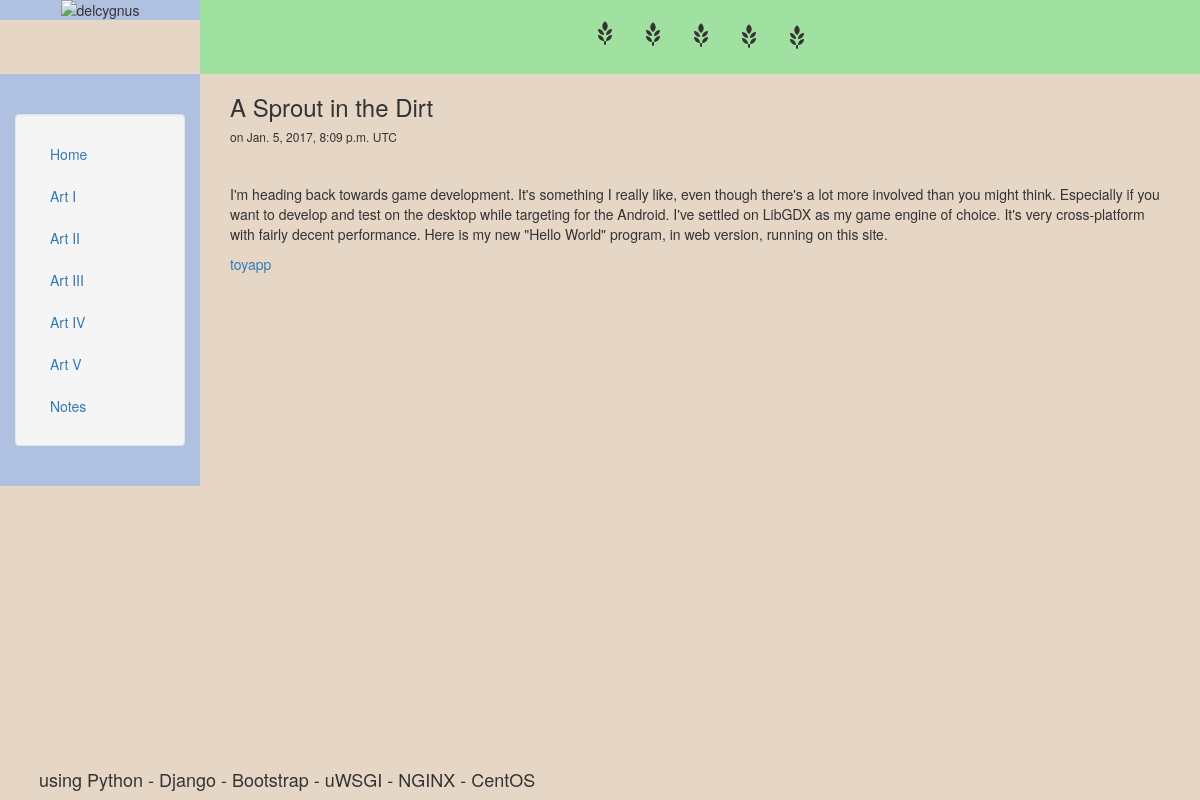
The page /notes/3 on the database its author committed.
### notesapp/models.py (models this page shows, shortened)
class NotesDB( models.Model ) :
    title = models.CharField( max_length=80 )
    text = models.TextField( )
    created_at = models.DateTimeField( auto_now_add=True )
    modified_at = models.DateTimeField( auto_now=True )

### notesapp/templates/notesapp/note.html
{% extends "homeapp/header.html" %}
{% block content_title %}
    <span class="glyphicon glyphicon-grain">
    <span class="glyphicon glyphicon-grain">
    <span class="glyphicon glyphicon-grain">
    <span class="glyphicon glyphicon-grain">
    <span class="glyphicon glyphicon-grain">
{% endblock %}
{% block content %}
    <h3>{{object.title}}</h3>
    <h6>on {{object.modified_at}} UTC</h6>
        <br>
        <p>{{object.text|safe|linebreaks}}</p>
{% endblock %}

### homeapp/templates/homeapp/header.html (style rules this page uses)
html, body { height:100% }

### rows shown on the page
NotesDB: title "A Sprout in the Dirt", modified_at "Jan. 5, 2017, 8:09 p.m.", text "I'm heading back towards game development. It's something I really like, even though there's a lot more involved than you might think. Especially if you want to develop and test on the desktop while targeting for the Android. I've settled on LibGDX as my game engine of choice. It's very cross-platform with fairly decent performance. Here is my new \"Hello World\" program, in web version, running on this site. toyapp"
